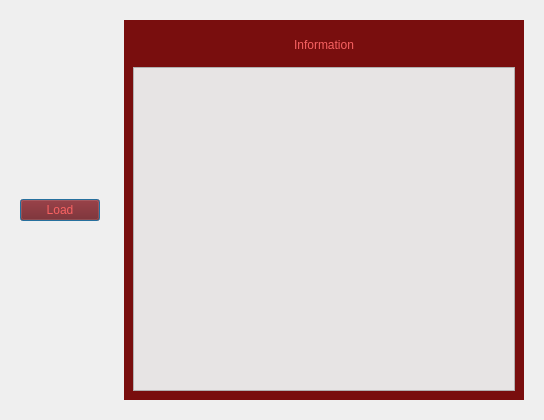
<?xml version="1.0" encoding="UTF-8"?>
<ui version="4.0">
 <class>LoadTestWindow</class>
 <widget class="QDialog" name="Dialog">
  <property name="geometry">
   <rect>
    <x>0</x>
    <y>0</y>
    <width>544</width>
    <height>420</height>
   </rect>
  </property>
  <property name="windowTitle">
   <string>Load Test Set</string>
  </property>
  <layout class="QHBoxLayout" name="horizontalLayout">
   <item>
    <widget class="QWidget" name="Buttonwidget" native="true">
     <layout class="QVBoxLayout" name="verticalLayout_4">
      <item>
       <widget class="QPushButton" name="Loadbtn">
        <property name="styleSheet">
         <string notr="true">background-color:#720E0E;color:#F86262</string>
        </property>
        <property name="text">
         <string>Load</string>
        </property>
       </widget>
      </item>
     </layout>
    </widget>
   </item>
   <item>
    <widget class="QWidget" name="Infowidget" native="true">
     <layout class="QVBoxLayout" name="verticalLayout_3">
      <item>
       <widget class="QWidget" name="Info_Area" native="true">
        <property name="styleSheet">
         <string notr="true">background-color:#790E0E</string>
        </property>
        <layout class="QVBoxLayout" name="verticalLayout_2">
         <item>
          <widget class="QWidget" name="Info_Text" native="true">
           <property name="styleSheet">
            <string notr="true"/>
           </property>
           <layout class="QVBoxLayout" name="verticalLayout">
            <item>
             <widget class="QLabel" name="label">
              <property name="styleSheet">
               <string notr="true">color:#F86262</string>
              </property>
              <property name="text">
               <string>Information</string>
              </property>
              <property name="alignment">
               <set>Qt::AlignCenter</set>
              </property>
             </widget>
            </item>
           </layout>
          </widget>
         </item>
         <item>
          <widget class="QTextEdit" name="textEdit">
           <property name="styleSheet">
            <string notr="true">background-color:#E7E4E4</string>
           </property>
          </widget>
         </item>
        </layout>
       </widget>
      </item>
     </layout>
    </widget>
   </item>
  </layout>
 </widget>
 <resources/>
 <connections/>
</ui>
